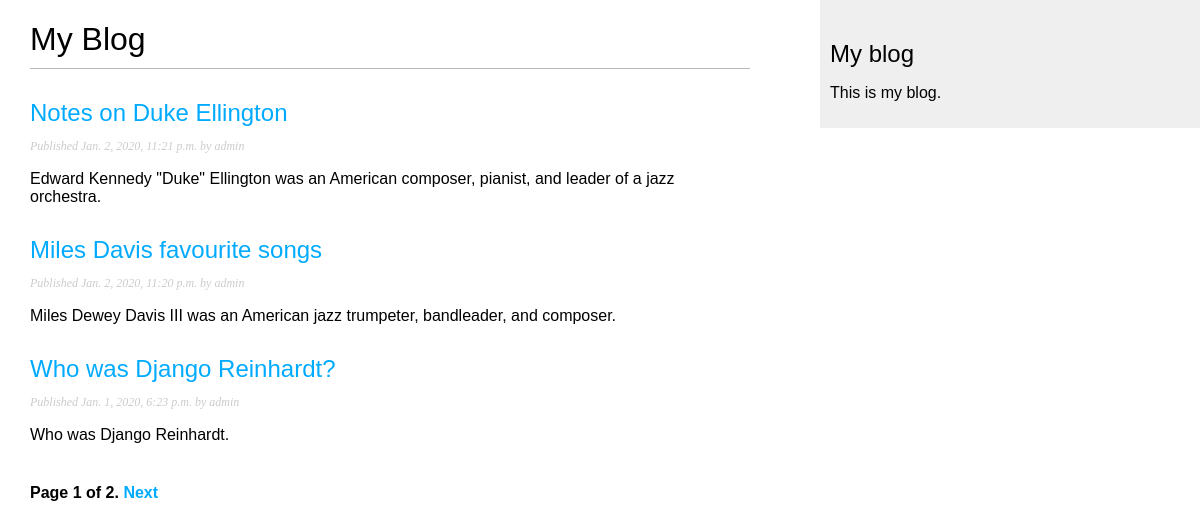
Screenshot of /blog/ with the database file from the repository.
### blog/models.py (models this page shows, shortened)
class Post(models.Model):
    STATUS_CHOICES = (
        ('draft', 'Draft'),
        ('published', 'Published'),
    )
    title = models.CharField(max_length=250)
    slug = models.SlugField(max_length=250,
                            unique_for_date='publish')
    author = models.ForeignKey(User,
                              on_delete=models.CASCADE,
                              related_name='blog_posts')
    body = models.TextField()
    publish = models.DateTimeField(default=timezone.now)
    created = models.DateTimeField(auto_now_add=True)
    updated = models.DateTimeField(auto_now=True)
    status = models.CharField(max_length=10,
                              choices=STATUS_CHOICES,
                              default='draft')
    objects = models.Manager() # The default manager.
    published = PublishedManager() # Our custom manager.
    class Meta:
        ordering = ('-publish',)
    def get_absolute_url(self):
        return reverse('blog:post_detail',
                       args=[self.publish.year,
                             self.publish.month,
                             self.publish.day, self.slug])

### blog/views.py (the view)
# urls.py: path('', views.PostListView.as_view(), name='post_list'),
class PostListView(ListView):
    queryset = Post.published.all()
    context_object_name = 'posts'
    paginate_by = 3
    template_name = 'blog/post/list.html'

### blog/templates/blog/post/list.html (shortened to what this page needs)
{% extends "blog/base.html" %}
{% block content %}
  <h1>My Blog</h1>
  {% for post in posts %}
    <h2>
      <a href="{{ post.get_absolute_url }}">
        {{ post.title }}
      </a>
    </h2>
    <p class="date">
      Published {{ post.publish }} by {{ post.author }}
    </p>
    {{ post.body|truncatewords:30|linebreaks }}
  {% endfor %}
  {% include "pagination.html" with page=page_obj %}
{% endblock %}

### blog/templates/blog/base.html (shortened to what this page needs)
{% load static %}
<!DOCTYPE html>
<html>
<head>
  <link href="{% static "css/blog.css" %}" rel="stylesheet">
</head>
<body>
  <div id="content">
    {% block content %}
    {% endblock %}
  </div>
  <div id="sidebar">
    <h2>My blog</h2>
    <p>This is my blog.</p>
  </div>
</body>
</html>

### blog/templates/pagination.html (shortened to what this page needs)
<div class="pagination">
  <span class="step-links">
    <span class="current">
      Page {{ page.number }} of {{ page.paginator.num_pages }}.
    </span>
    {% if page.has_next %}
      <a href="?page={{ page.next_page_number }}">Next</a>
    {% endif %}
  </span>
</div>

### blog/static/css/blog.css (style rules this page uses)
body { margin:0; padding:0; font-family:helvetica, sans-serif; }
a { color:#00abff; text-decoration:none; }
h1 { font-weight:normal; border-bottom:1px solid #bbb; padding:0 0 10px 0; }
h2 { font-weight:normal; margin:30px 0 0; }
#content { float:left; width:60%; padding:0 0 0 30px; }
#sidebar { float:right; width:30%; padding:10px; background:#efefef; height:100%; }
p.date { color:#ccc; font-family: georgia, serif; font-size: 12px; font-style: italic; }
.pagination { margin:40px 0; font-weight:bold; }

### rows the page displays
Post: title "Notes on Duke Ellington", publish "Jan. 2, 2020, 11:21 p.m.", author "admin", body "Edward Kennedy \"Duke\" Ellington was an American composer, pianist, and leader of a jazz orchestra."
Post: title "Miles Davis favourite songs", publish "Jan. 2, 2020, 11:20 p.m.", author "admin", body "Miles Dewey Davis III was an American jazz trumpeter, bandleader, and composer."
Post: title "Who was Django Reinhardt?", publish "Jan. 1, 2020, 6:23 p.m.", author "admin", body "Who was Django Reinhardt."

### other values shown
{{ page.number }} "1"
{{ page.paginator.num_pages }} "2"
